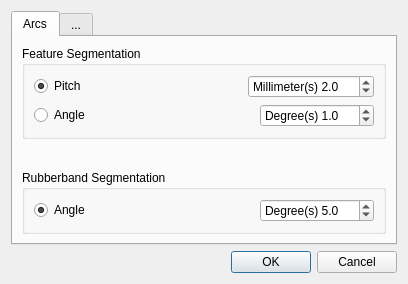
<?xml version="1.0" encoding="UTF-8"?>
<ui version="4.0">
 <class>CadSettings</class>
 <widget class="QDialog" name="CadSettings">
  <property name="geometry">
   <rect>
    <x>0</x>
    <y>0</y>
    <width>408</width>
    <height>284</height>
   </rect>
  </property>
  <property name="sizePolicy">
   <sizepolicy hsizetype="Minimum" vsizetype="Preferred">
    <horstretch>0</horstretch>
    <verstretch>0</verstretch>
   </sizepolicy>
  </property>
  <property name="windowTitle">
   <string>CadTools Settings</string>
  </property>
  <layout class="QGridLayout" name="gridLayout">
   <item row="3" column="0">
    <widget class="QDialogButtonBox" name="buttonBox">
     <property name="enabled">
      <bool>true</bool>
     </property>
     <property name="standardButtons">
      <set>QDialogButtonBox::Cancel|QDialogButtonBox::Ok</set>
     </property>
    </widget>
   </item>
   <item row="0" column="0">
    <widget class="QTabWidget" name="tabWidget">
     <property name="enabled">
      <bool>true</bool>
     </property>
     <property name="tabShape">
      <enum>QTabWidget::Rounded</enum>
     </property>
     <property name="currentIndex">
      <number>0</number>
     </property>
     <property name="elideMode">
      <enum>Qt::ElideLeft</enum>
     </property>
     <widget class="QWidget" name="tabCurves">
      <attribute name="title">
       <string>Arcs</string>
      </attribute>
      <layout class="QGridLayout" name="gridLayout_2">
       <item row="0" column="0">
        <widget class="QGroupBox" name="groupBox">
         <property name="title">
          <string>Feature Segmentation</string>
         </property>
         <layout class="QGridLayout" name="gridLayout_3">
          <item row="0" column="0">
           <layout class="QHBoxLayout" name="horizontalLayout">
            <item>
             <widget class="QRadioButton" name="radioFeaturePitch">
              <property name="text">
               <string>Pitch</string>
              </property>
              <property name="checked">
               <bool>true</bool>
              </property>
             </widget>
            </item>
            <item>
             <spacer name="horizontalSpacer">
              <property name="orientation">
               <enum>Qt::Horizontal</enum>
              </property>
              <property name="sizeHint" stdset="0">
               <size>
                <width>40</width>
                <height>20</height>
               </size>
              </property>
             </spacer>
            </item>
            <item>
             <widget class="QDoubleSpinBox" name="spinBoxFeaturePitch">
              <property name="enabled">
               <bool>true</bool>
              </property>
              <property name="prefix">
               <string>Millimeter(s) </string>
              </property>
              <property name="decimals">
               <number>1</number>
              </property>
              <property name="maximum">
               <double>100.000000000000000</double>
              </property>
              <property name="value">
               <double>2.000000000000000</double>
              </property>
             </widget>
            </item>
           </layout>
          </item>
          <item row="1" column="0">
           <layout class="QHBoxLayout" name="horizontalLayout_2">
            <item>
             <widget class="QRadioButton" name="radioFeatureAngle">
              <property name="text">
               <string>Angle</string>
              </property>
             </widget>
            </item>
            <item>
             <spacer name="horizontalSpacer_2">
              <property name="orientation">
               <enum>Qt::Horizontal</enum>
              </property>
              <property name="sizeHint" stdset="0">
               <size>
                <width>40</width>
                <height>20</height>
               </size>
              </property>
             </spacer>
            </item>
            <item>
             <widget class="QDoubleSpinBox" name="spinBoxFeatureAngle">
              <property name="prefix">
               <string>Degree(s) </string>
              </property>
              <property name="decimals">
               <number>1</number>
              </property>
              <property name="value">
               <double>1.000000000000000</double>
              </property>
             </widget>
            </item>
           </layout>
          </item>
         </layout>
        </widget>
       </item>
       <item row="2" column="0">
        <widget class="QGroupBox" name="groupBox_2">
         <property name="title">
          <string>Rubberband Segmentation</string>
         </property>
         <layout class="QGridLayout" name="gridLayout_4">
          <item row="0" column="0">
           <layout class="QHBoxLayout" name="horizontalLayout_3">
            <item>
             <widget class="QRadioButton" name="radioRubberAngle">
              <property name="text">
               <string>Angle</string>
              </property>
              <property name="checked">
               <bool>true</bool>
              </property>
             </widget>
            </item>
            <item>
             <spacer name="horizontalSpacer_3">
              <property name="orientation">
               <enum>Qt::Horizontal</enum>
              </property>
              <property name="sizeHint" stdset="0">
               <size>
                <width>40</width>
                <height>20</height>
               </size>
              </property>
             </spacer>
            </item>
            <item>
             <widget class="QDoubleSpinBox" name="spinBoxRubberAngle">
              <property name="prefix">
               <string>Degree(s) </string>
              </property>
              <property name="decimals">
               <number>1</number>
              </property>
              <property name="value">
               <double>5.000000000000000</double>
              </property>
             </widget>
            </item>
           </layout>
          </item>
         </layout>
        </widget>
       </item>
       <item row="1" column="0">
        <spacer name="verticalSpacer">
         <property name="orientation">
          <enum>Qt::Vertical</enum>
         </property>
         <property name="sizeHint" stdset="0">
          <size>
           <width>20</width>
           <height>40</height>
          </size>
         </property>
        </spacer>
       </item>
      </layout>
     </widget>
     <widget class="QWidget" name="tab2">
      <attribute name="title">
       <string>...</string>
      </attribute>
     </widget>
    </widget>
   </item>
  </layout>
 </widget>
 <resources/>
 <connections>
  <connection>
   <sender>buttonBox</sender>
   <signal>rejected()</signal>
   <receiver>CadSettings</receiver>
   <slot>reject()</slot>
   <hints>
    <hint type="sourcelabel">
     <x>272</x>
     <y>383</y>
    </hint>
    <hint type="destinationlabel">
     <x>246</x>
     <y>279</y>
    </hint>
   </hints>
  </connection>
  <connection>
   <sender>buttonBox</sender>
   <signal>accepted()</signal>
   <receiver>CadSettings</receiver>
   <slot>accept()</slot>
   <hints>
    <hint type="sourcelabel">
     <x>341</x>
     <y>382</y>
    </hint>
    <hint type="destinationlabel">
     <x>335</x>
     <y>270</y>
    </hint>
   </hints>
  </connection>
 </connections>
</ui>
